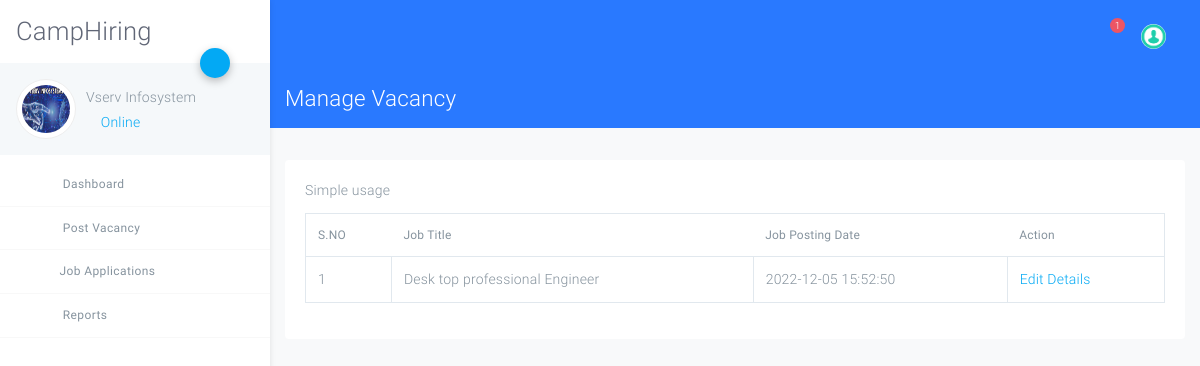
/company/manage-vacancy.php (signed in), run on the app's committed database.
### tables this page shows
CREATE TABLE `tblcompany` (
  `ID` int(10) NOT NULL,
  `CompanyName` varchar(120) DEFAULT NULL,
  `ContactPerson` varchar(100) DEFAULT NULL,
  `CompanyUrl` varchar(200) DEFAULT NULL,
  `CompanyAddress` mediumtext DEFAULT NULL,
  `MobileNumber` bigint(10) DEFAULT NULL,
  `CompanyEmail` varchar(200) DEFAULT NULL,
  `CompanyLogo` varchar(200) DEFAULT NULL,
  `Password` varchar(120) DEFAULT NULL,
  `CompanyRegdate` timestamp NOT NULL DEFAULT current_timestamp()
);

CREATE TABLE `tblvacancy` (
  `ID` int(10) NOT NULL,
  `CompanyID` int(10) DEFAULT NULL,
  `JobTitle` varchar(200) DEFAULT NULL,
  `MonthlySalary` varchar(120) DEFAULT NULL,
  `JobDescriptions` mediumtext DEFAULT NULL,
  `NoofOpenings` varchar(50) DEFAULT NULL,
  `JobLocation` varchar(120) DEFAULT NULL,
  `ApplyDate` varchar(120) DEFAULT NULL,
  `LastDate` varchar(120) DEFAULT NULL,
  `JobpostingDate` datetime DEFAULT current_timestamp()
);

### company/manage-vacancy.php (the view, shortened to what this page needs)
<?php
include('includes/dbconnection.php');
if (strlen($_SESSION['crmscid']==0)) {
  header('location:logout.php');
  } else{
  ?>
<!DOCTYPE html>
<html lang="en">
<head>
    <link rel="stylesheet" href="assets/css/app.css">
</head>
<body class="light">
<div id="app">
<?php include_once('includes/sidebar.php');?>
<?php include_once('includes/header.php');?>
<div class="page has-sidebar-left bg-light height-full">
    <header class="blue accent-3 relative nav-sticky">
        <div class="container-fluid text-white">
            <div class="row">
                <div class="col">
                    <h3 class="my-3">
                        Manage Vacancy
                    </h3>
                </div>
            </div>
        </div>
    </header>
    <div class="container-fluid my-3">
        <div class="row">
            <div class="col-md-12">
                <div class="card my-3 no-b">
                    <div class="card-body">
                        <div class="card-title">Simple usage</div>
                        <table class="table table-bordered table-hover data-tables"
                               data-options='{ "paging": false; "searching":false}'>
                            <thead>
                             <tr>
                  <th>S.NO</th>
                  <th>Job Title</th>
                    <th>Job Posting Date</th>
                   <th>Action</th>
                </tr>
                            </thead>
                            <tbody>
                                <?php
                               $cid=$_SESSION['crmscid'];
$ret=mysqli_query($con,"select *from  tblvacancy where CompanyID='$cid'");
$cnt=1;
while ($row=mysqli_fetch_array($ret)) {
?>
                           <tr>
                  <td><?php echo $cnt;?></td>
                  <td><?php  echo $row['JobTitle'];?></td>
                  <td><?php  echo $row['JobpostingDate'];?></td>
                  <td><a href="edit-vacancy.php?editid=<?php echo $row['ID'];?>">Edit Details</a></td>
                </tr>
                <?php
$cnt=$cnt+1;
}?>
                            </tbody>
                        </table>
                    </div>
                </div>
            </div>
        </div>
    </div>
</div>
</div>
</body>
</html>
<?php }  ?>

### company/includes/sidebar.php (shortened to what this page needs)
<?php
include('includes/dbconnection.php');
  ?>
<aside class="main-sidebar fixed offcanvas shadow">
    <section class="sidebar">
        <div class="w-80px mt-3 mb-3 ml-3">
        <h2 align="center"> CampHiring</h2>
        </div>
        <div class="relative">
            <a data-toggle="collapse" href="#userSettingsCollapse" role="button" aria-expanded="false"
               aria-controls="userSettingsCollapse" class="btn-fab btn-fab-sm fab-right fab-top btn-primary shadow1 ">
                <i class="icon icon-cogs"></i>
            </a>
            <div class="user-panel p-3 light mb-2">
                <div>
<?php
$cid=$_SESSION['crmscid'];
$ret=mysqli_query($con,"select CompanyName,CompanyLogo from tblcompany where ID='$cid'");
$row=mysqli_fetch_array($ret);
$name=$row['CompanyName'];
$logo=$row['CompanyLogo'];
?>
                    <div class="float-left image">
<img class="user_avatar" src="images/<?php echo $logo; ?>" alt="<?php echo $name; ?>" height="60">
                    </div>
                    <div class="float-left info">
                        <h6 class="font-weight-light mt-2 mb-1"><?php echo $name; ?></h6>
                        <a href="#"><i class="icon-circle text-primary blink"></i> Online</a>
                    </div>
                </div>
                <div class="clearfix"></div>
            </div>
        </div>
        <ul class="sidebar-menu">
            <li class="treeview"><a href="dashboard.php">
                <i class="icon icon-sailing-boat-water purple-text s-18"></i> <span>Dashboard</span>
            </a>
            </li>
            <li class="treeview"><a href="#">
                <i class="icon icon icon-package blue-text s-18"></i>
                <span>Post Vacancy</span>
            </a>
            </li>
            <li class="treeview"><a href="#"><i class="icon icon-documents3 text-blue s-18"></i>Job Applications<i
                    class="icon icon-angle-left s-18 pull-right"></i></a>
            </li>
            <li class="treeview ">
                <a href="#">
                    <i class="icon icon-package text-lime s-18"></i> <span>Reports</span>
                    <i class="icon icon-angle-left s-18 pull-right"></i>
                </a>
            </li>
        </ul>
    </section>
</aside>

### data on the page
tblcompany: CompanyLogo (picture), CompanyName "Vserv Infosystem"
tblvacancy: JobTitle "Desk top professional Engineer", JobpostingDate "2022-12-05 15:52:50"

### other printed values
$num "1"
